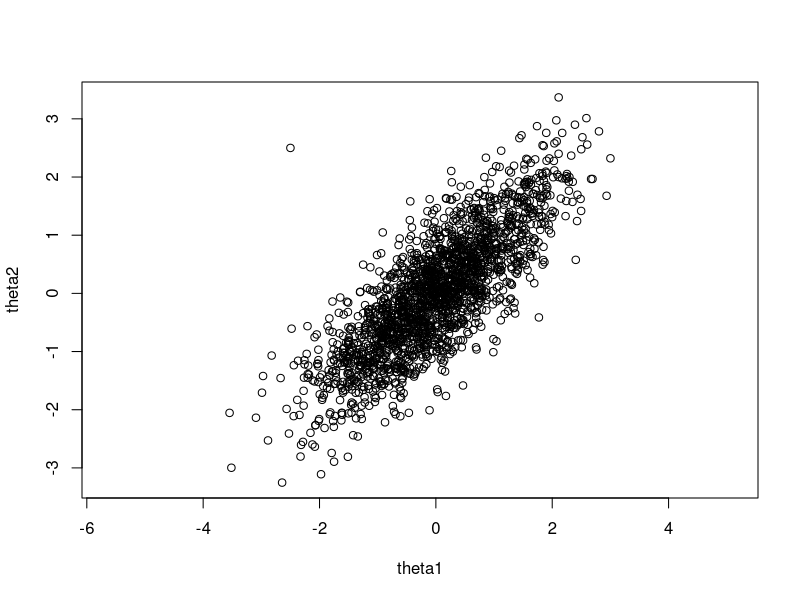
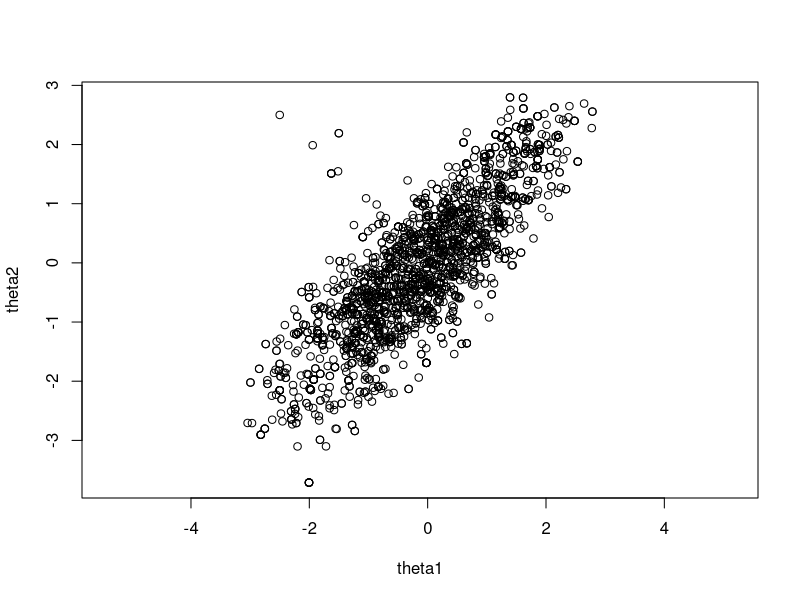
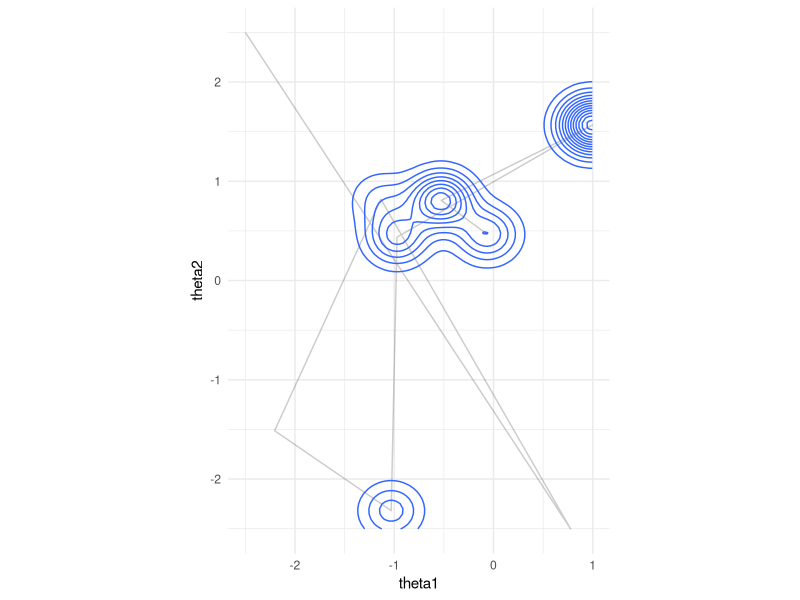
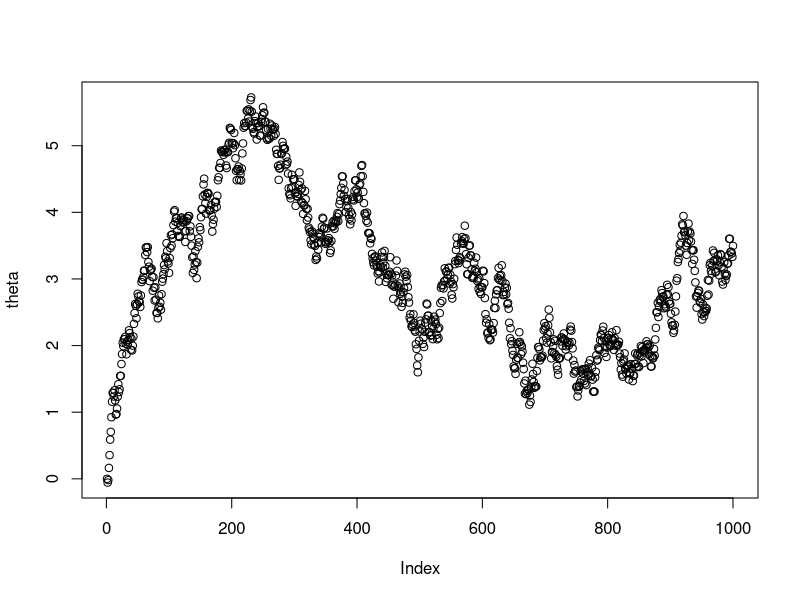
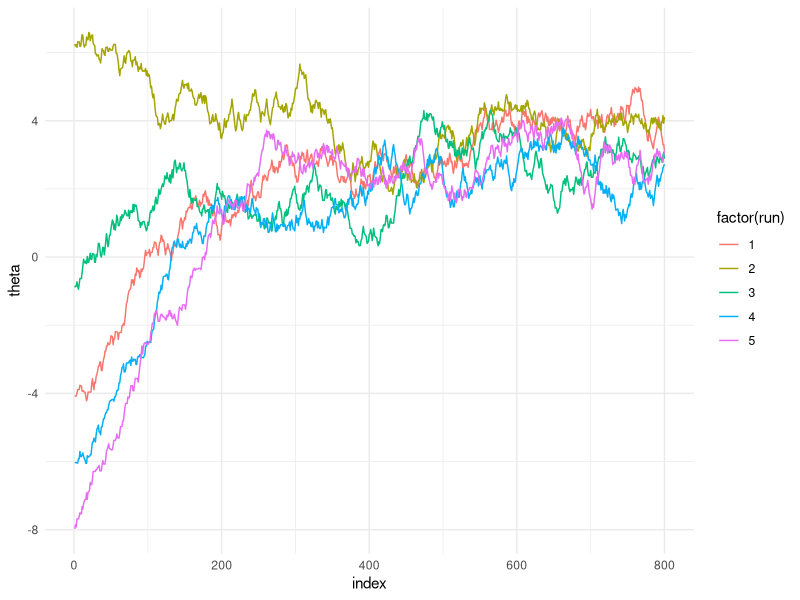

Write the R code that produced these figures, in order.
## ---- chunk 1
library(lubridate) # working with dates
library(broom)
library(mvtnorm)
library(tidyverse) # data manipulation and visualization - loads several packages

theme_set(theme_minimal()) #set a default ggplot theme
## ---- chunk 2
n=100; #draws per experiment
N=10000; # runs

#theta=numeric(N) #pre-allocate array
# for (i in 1:N) {
#   x=(rnorm(n)>3)
#   theta[i]=mean(x)
# }
theta=map_dbl(1:N,~(rnorm(n)>3) %>% mean())# replaced the loop

mean(theta)
var(theta)

## ---- chunk 3
n=100; #draws per experiment
N=10000; # runs

# theta=numeric(N)
# for (i in 1:N) {
#   x=rnorm(n,4,1)
#   theta[i]=mean((x>3)*dnorm(x)/dnorm(x,4,1))
f=function(i){
  x=rnorm(n,4,1)
  mean((x>3)*dnorm(x)/dnorm(x,4,1))
  }
theta_imp=map_dbl(1:N,f)# replaced the loop
  
mean(theta_imp)
var(theta_imp)

## ---- chunk 4
n=2000
y1=0
y2=0
rho=.8
sd=sqrt(1-rho^2)
theta1=numeric(n)-2.5 #initialize
theta2=numeric(n)+2.5 #initialize
for (i in 2:n) {
  theta1[i]=rnorm(1,y1+rho*(theta2[i-1]-y1),sd)
  theta2[i]=rnorm(1,y2+rho*(theta1[i]-y2),sd)
}

plot(theta1,theta2,asp=1,type="p")
## ---- chunk 5
n=2000
y1=0
y2=0

#sd=sqrt(1-rho^2)
S=diag(2)

# add some correlation
rho=.8
S[1,2]=rho
S[2,1]=rho

sj=.5;  # jump scale
theta1=numeric(n)-2.5 #initialize
theta2=numeric(n)+2.5 #initialize
for (i in 2:n) {
  x=rmvnorm(1,c(theta1[i-1],theta2[i-1]),sigma = diag(2)*sj^2) #test point
 
  d=dmvnorm(c(theta1[i-1],theta2[i-1]),
            mean=c(y1,y2),sigma = S) # probability of previous point
  n=dmvnorm(x,
            mean=c(y1,y2),sigma = S) # evaluate numerator probability
    crit=min(n/d,1)
    if (runif(1)<crit) {
      flag=TRUE
      theta1[i]=x[1]
      theta2[i]=x[2]
    }
    else {
      theta1[i]=theta1[i-1]
      theta2[i]=theta2[i-1]
      
    }
}

plot(theta1,theta2,asp=1)

## ---- chunk 6
n=2000
y1=0
y2=0

#sd=sqrt(1-rho^2)
S=diag(2)

# add some correlation
rho=.8
S[1,2]=rho
S[2,1]=rho

sj=30;  # jump scale
theta1=numeric(n)-2.5 #initialize
theta2=numeric(n)+2.5 #initialize
for (i in 2:n) {
  #x=rmvnorm(1,c(theta1[i-1],theta2[i-1]),sigma = diag(2)*sj^2) #test point
  
  x=c(theta1[i-1],theta2[i-1])+runif(2,-sj,sj)
  
  
  d=dmvnorm(c(theta1[i-1],theta2[i-1]),
            mean=c(y1,y2),sigma = S) # probability of previous point
  n=dmvnorm(x,mean=c(y1,y2),sigma = S) # evaluate numerator probability
    crit=min(n/d,1)
    if (runif(1)<crit) {
      theta1[i]=x[1]
      theta2[i]=x[2]
    }
    else {
      theta1[i]=theta1[i-1]
      theta2[i]=theta2[i-1]
      
    }
}



tibble(theta1,theta2,z=dmvnorm(cbind(theta1,theta2),mean=c(y1,y2),sigma = S)) %>% 
  ggplot(aes(x=theta1,y=theta2)) + geom_path(alpha=.2)+geom_density_2d()+ coord_fixed()

## ---- chunk 7

make.chain = function (n = 1000, theta_0 = 0) {
  
  theta = numeric(n) - theta_0 #initialize
  
  ptarget = function (x) {dnorm(x, mean = 3, sd = 1)} # target distribution
  jump.from = function (theta) {theta + runif(1, -.25, .25)} # conditional jump
  
  for (i in 2:n) {
    theta.star = jump.from(theta[i - 1])
    
    r = ptarget(theta.star) / ptarget(theta[i - 1])
    if (runif(1) < r) {theta[i] = theta.star    }
    else              {theta[i] = theta[i - 1]}
  }
  theta
}
theta=make.chain()
plot(theta)
## ---- chunk 8
n=200; #number of iterations retained after discard and splitting
m=10; #number of chains, after splitting
MC=1:(m/2) %>% map_df(~tibble(run=.x,theta=make.chain(4*n,rnorm(1,0,5)),index=seq(theta)))

MC %>% ggplot(aes(x=index,y=theta,color=factor(run))) + geom_line()

## ---- chunk 9
MC1=MC %>% filter(index>2*n) %>% mutate(index=index-2*n) %>%
  mutate(chain=(2*run-1)+(index>n))
## ---- chunk 10
MCsum=MC1 %>% group_by(chain) %>% summarise(psi.j=mean(theta),var.j=var(theta)) %>% 
  mutate(psi..=mean(psi.j),B.j=(psi.j-psi..)^2)
MCsum
B=n/(m-1)*sum(MCsum$B.j)
W=mean(MCsum$var.j)

var.bar = (n-1)/n*W+1/n*B

R.hat=sqrt(var.bar/W)
R.hat
## ---- chunk 11
a=aov(theta~factor(chain),data=MC1) %>% tidy() %>% pull(meansq)
B=a[1]
W=a[2]
var.bar = (n-1)/n*W+1/n*B

R.hat=sqrt(var.bar/W)
R.hat
